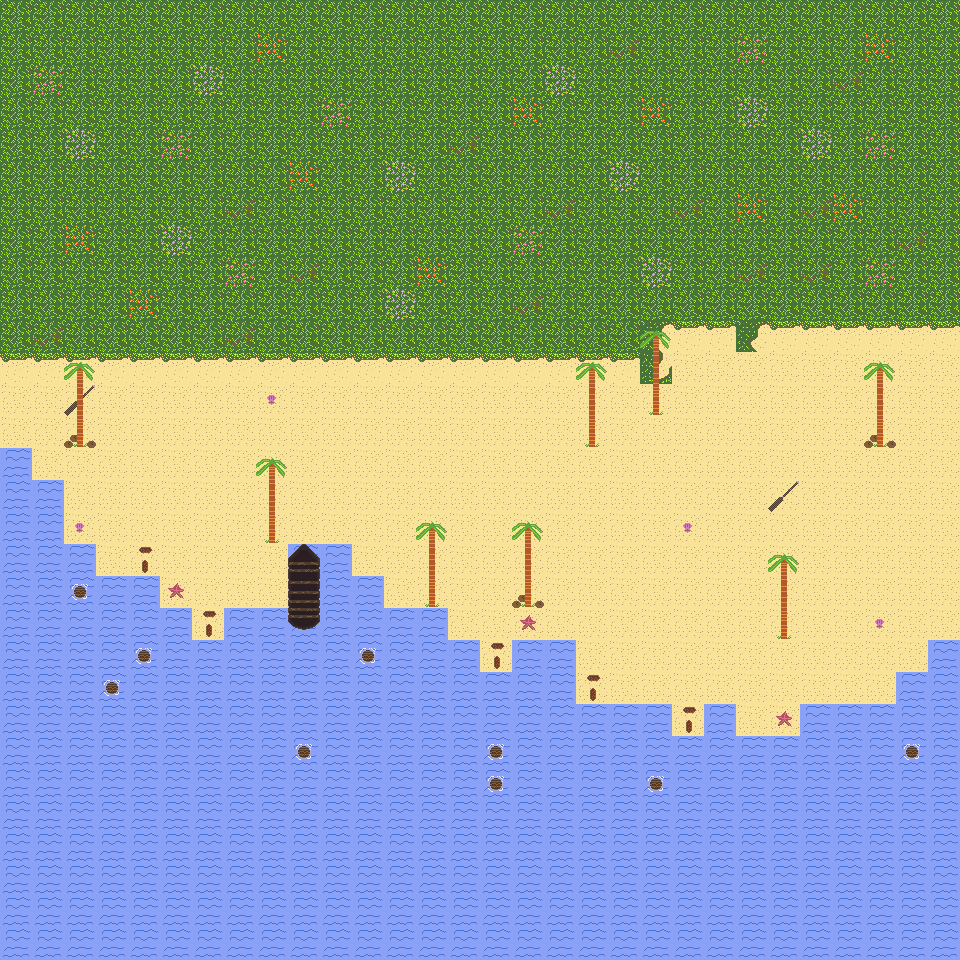

The image is a tile-based game level rendered from a .tmx file. Its description and source (layers, tilesets, objects; grid data summarised) follow:
An orthogonal 30x30 tile map with 32x32 px tiles, 5 tile layers (ground, decoration, item1_padel, trees_upper, ...) and 34 objects.

<map version="1.10" tiledversion="1.12.2-2-geb83ddb9" orientation="orthogonal" renderorder="right-down" width="30" height="30" tilewidth="32" tileheight="32" infinite="0" nextlayerid="11" nextobjectid="69">
 <editorsettings>
  <export target="map.lua" format="lua" />
 </editorsettings>
 <tileset firstgid="1" name="tile_sete_piratas" tilewidth="32" tileheight="32" tilecount="200" columns="10">
  <image source="tile_sete_piratas.png" width="320" height="640" />
 </tileset>
 <layer id="1" name="ground" width="30" height="30">
  <data>[900 cells, 900 non-empty, 6 distinct tile ids]</data>
 </layer>
 <layer id="8" name="decoration" width="30" height="30">
  <data>[900 cells, 69 non-empty, 12 distinct tile ids]</data>
 </layer>
 <layer id="9" name="item1_padel" width="30" height="30">
  <data>[900 cells, 2 non-empty, 1 distinct tile ids]</data>
 </layer>
 <layer id="2" name="trees_upper" width="30" height="30">
  <data>[900 cells, 16 non-empty, 2 distinct tile ids]</data>
 </layer>
 <layer id="10" name="trees_base" width="30" height="30">
  <data>[900 cells, 8 non-empty, 1 distinct tile ids]</data>
 </layer>
 <objectgroup id="5" name="npc">
  <object id="17" x="223.5" y="545.242" width="32.3333" height="32.1818" />
 </objectgroup>
 <objectgroup id="3" name="walls">
  <object id="6" x="766.833" y="608.833" width="32.3333" height="30" />
  <object id="8" x="576.167" y="416.333" width="33.3333" height="33" />
  <object id="10" x="864.667" y="416" width="32" height="32.8333" />
  <object id="11" x="511.833" y="576.333" width="32.5" height="30.8333" />
  <object id="12" x="416.5" y="576.167" width="32.5" height="32" />
  <object id="13" x="254.666" y="511.834" width="34.3334" height="30.6666" />
  <object id="21" x="1" y="480.75" width="30.75" height="30.75" />
  <object id="22" x="1.125" y="448.875" width="30.75" height="30.75" />
  <object id="26" x="32.625" y="480.375" width="30.75" height="30.75" />
  <object id="28" x="32.6875" y="511.438" width="30.75" height="64.25" />
  <object id="29" x="64.4375" y="544.688" width="30.75" height="63" />
  <object id="32" x="96.125" y="576.438" width="63" height="30.75" />
  <object id="33" x="129.25" y="608.813" width="62.5" height="30.75" />
  <object id="36" x="160.594" y="640.563" width="62.75" height="30.75" />
  <object id="42" x="256.875" y="608.625" width="30.75" height="63" />
  <object id="43" x="288.625" y="545" width="30.75" height="94.25" />
  <object id="44" x="384.875" y="608.875" width="62.75" height="30.75" />
  <object id="45" x="320.125" y="545.375" width="30.75" height="94.25" />
  <object id="46" x="352.625" y="577" width="30.75" height="63" />
  <object id="47" x="416.875" y="640.375" width="62.75" height="30.75" />
  <object id="48" x="512.875" y="640.625" width="62.75" height="30.75" />
  <object id="49" x="467.375" y="672.125" width="62.75" height="30.75" />
  <object id="50" x="576.5" y="705.125" width="94.75" height="30.75" />
  <object id="51" x="544.625" y="672.25" width="30.75" height="63" />
  <object id="52" x="672.875" y="736.875" width="127.5" height="30.75" />
  <object id="53" x="800.625" y="705" width="30.75" height="63" />
  <object id="54" x="704.625" y="704.5" width="30.75" height="31.75" />
  <object id="55" x="831.125" y="704.25" width="97.25" height="63" />
  <object id="56" x="896.375" y="672.25" width="63.5" height="32" />
  <object id="57" x="929.167" y="640.917" width="30.1667" height="32" />
  <object id="58" x="225.292" y="609.833" width="30.75" height="63" />
  <object id="68" x="638.667" y="384.833" width="33.3333" height="33" />
 </objectgroup>
 <objectgroup id="4" name="player">
  <object id="16" x="701.53" y="673.424" width="32.3333" height="32.1818" />
 </objectgroup>
</map>
